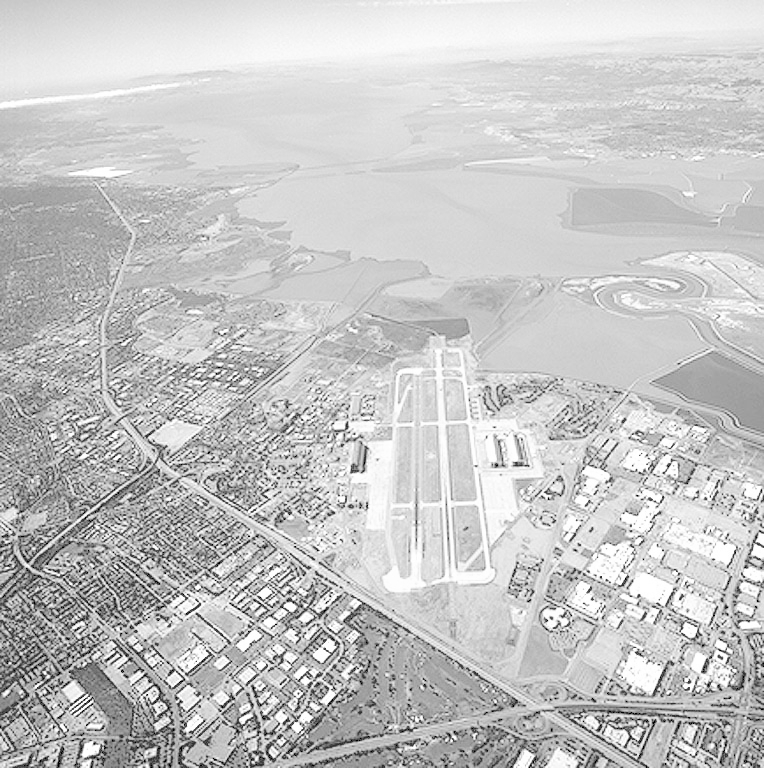
#> input picture Ex2/Immagini/vista_aerea.jpg, 764 x 768 px, found by its file name
$ python operazioni.py
#> lines starting #> are read from the running program, lines starting #| are printed output that depends on the picture
#!/usr/bin/env python3
# -*- coding: utf-8 -*-
"""
Created on Tue Apr 23 15:32:42 2024

@author: luketto
"""
import numpy as np              # importa Numpy
import matplotlib.pyplot as plt # importa Matplotlib
import scipy.ndimage as ndi     # importa Scipy per le immagini
import skimage.io as io         # importa il modulo Input/Output di SK-Image

x = io.imread("vista_aerea.jpg")
#> x is the input picture: shape (768, 764); min 0, max 255, mean 197.2

n, b = np.histogram(x, np.arange(257))  # istogramma
#> n = 256 values, max 14717 at index 213, min 0 at index 2, mean 2292; b = 257 values from 0 to 256

y = x - 50
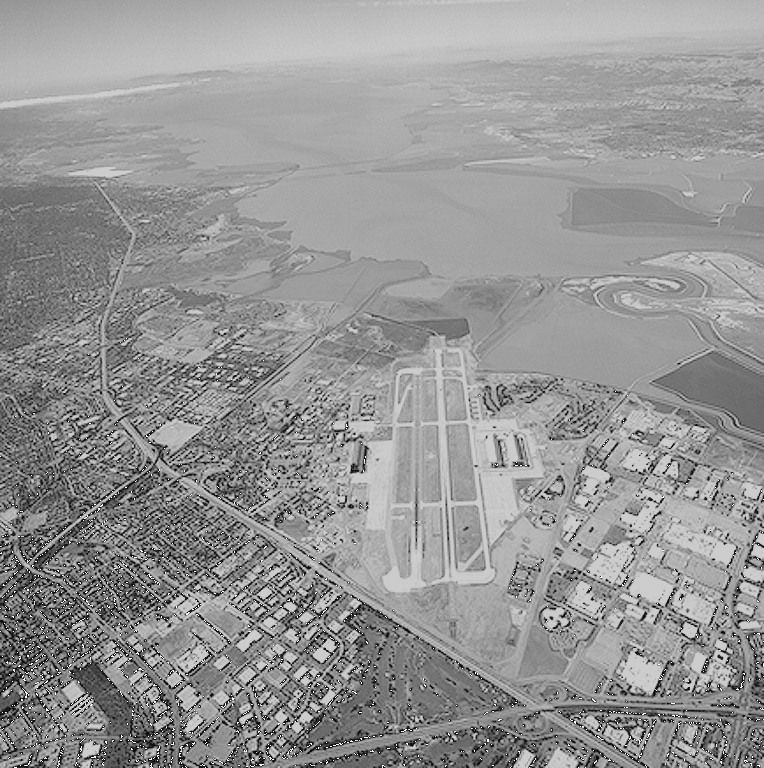
#> y: shape (768, 764); min 9, max 255, mean 148.8

mask = y<0     # crea una matrice di vero (True) e falso (False)
#> mask: shape (768, 764) bool; every value is 0
y[mask] = 0    # si annullano tutti i valori minori di 0

y[y > 255] = 0   # si annullano tutti i valori superiori a 255

ny, by = np.histogram(y, np.arange(257))  # istogramma
#> ny = 256 values, max 14717 at index 163, min 0 at index 0, mean 2292; by = 257 values from 0 to 256

plt.figure()
plt.subplot(1,2,1)
plt.imshow(x, clim=[0,255], cmap="gray")
plt.subplot(1,2,2)
plt.imshow(y, clim=[0,255], cmap="gray");

plt.figure()
plt.subplot(1,2,1)
plt.bar(np.arange(256), n)
plt.axis([0,255,0,1.1*np.max(n)])
plt.title('Istogramma di vista_area.jpg')
plt.subplot(1,2,2)
plt.bar(np.arange(256), ny)
plt.axis([0,255,0,1.1*np.max(ny)])
plt.title('Istogramma traslato di vista_area.jpg')
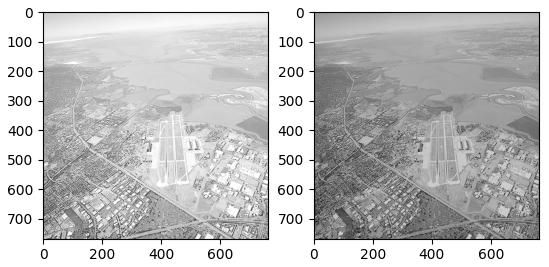
#> figure drawn by matplotlib, 2 panels
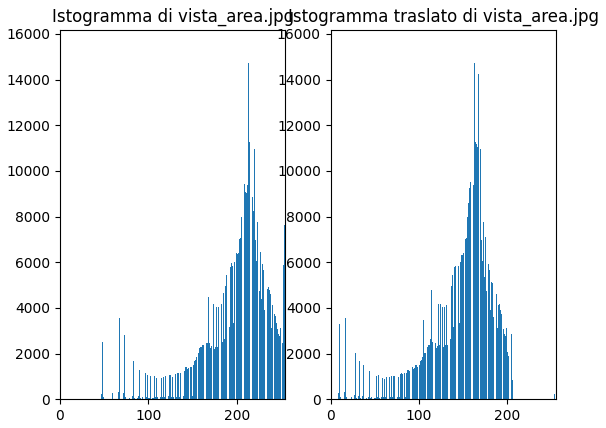
#> figure drawn by matplotlib, 2 panels; panel 1: tallest bar 14717 high, from x = 212.6 to 213.4; panel 2: tallest bar 14717 high, from x = 162.6 to 163.4

$ run again, with Ex2/Immagini/filamento.jpg copied over Ex2/Immagini/vista_aerea.jpg
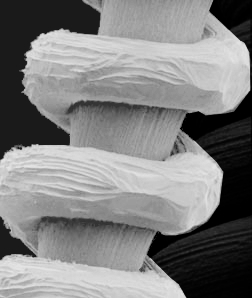
#> input picture Ex2/Immagini/filamento.jpg, 252 x 298 px, found by its file name
#> x is the input picture: shape (298, 252); min 0, max 231, mean 128.1
#> n = 256 values, max 7645 at index 26, min 0 at index 232, mean 293.3; b = 257 values from 0 to 256
#> `y = x - 50`:
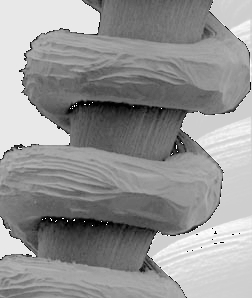
#> y: shape (298, 252); min 0, max 255, mean 148.5
#> mask: shape (298, 252) bool; every value is 0
#> ny = 256 values, max 7645 at index 232, min 0 at index 182, mean 293.3; by = 257 values from 0 to 256
#> `plt.title('Istogramma traslato di vista_area.jpg')`:
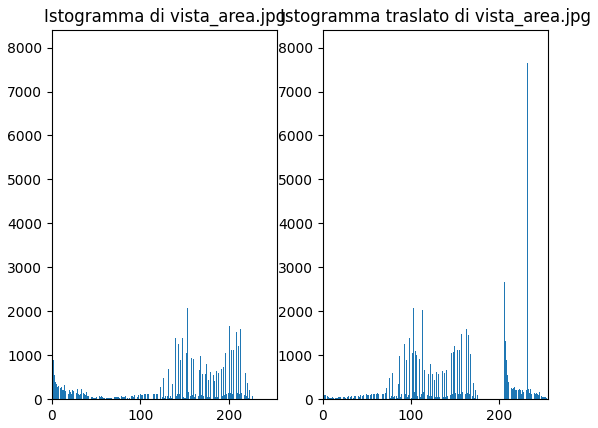
#> figure drawn by matplotlib, 2 panels; panel 1: tallest bar 7645 high, from x = 25.6 to 26.4; panel 2: tallest bar 7645 high, from x = 231.6 to 232.4
